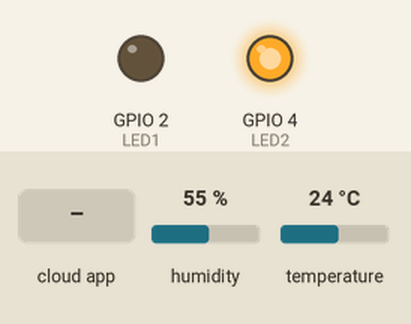
The sketch below on a simulated ESP32. Parts: output pins drawn as LEDs (lit = HIGH). Inputs (shaded band) come from the test bench; at power-on: humidity 55 %, temperature 24 °C. WiFi joins after 1.5 s; servers stay silent unless stated; the Firebase database answers and starts empty; what the sketch prints to the serial monitor is not drawn.

Above: at 2.7 s.
2.8 s: the phone or cloud app sets temp_objetivo_dis to 25
At 7.4 s:
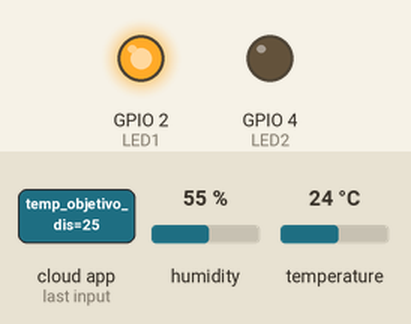
8.6 s: the phone or cloud app sets temp_objetivo_dis to 0
At 12.8 s:
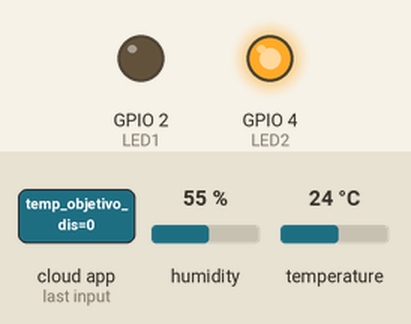
13.9 s: the phone or cloud app sets temp_objetivo_dis to 50
At 18.3 s:
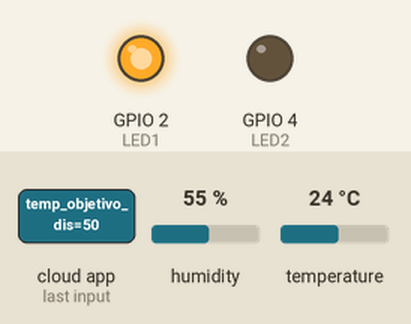
Timing chart, 0 to 19.8 s (numbered marks = the images above; inputs shaded):
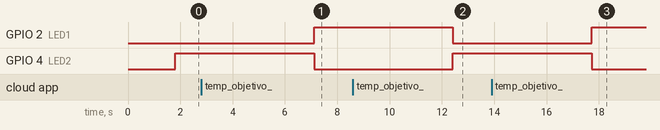

Measured:
- after the input at 2.8 s, GPIO 2 (LED1): LOW → HIGH after 4.3 s; GPIO 4 (LED2): HIGH → LOW after 4.3 s
- after the input at 8.6 s, GPIO 2 (LED1): HIGH → LOW after 3.8 s; GPIO 4 (LED2): LOW → HIGH after 3.8 s
- after the input at 13.9 s, GPIO 2 (LED1): LOW → HIGH after 3.8 s; GPIO 4 (LED2): HIGH → LOW after 3.8 s

The sketch:

proyecto.ino
```cpp
#include <DHT.h>
#include <WiFi.h>
#include <FirebaseESP32.h>

// 🔹 Configuración DHT
#define DHTTYPE DHT22
#define DHTPIN 27

#define LED1 2 // Esto es calor
#define LED2 4 // Esto es frío

int tiempoEspera = 5000; // Tiempo inicial en milisegundos
float temp_objetivo = 25.0; // Temperatura objetivo predeterminada

DHT dht(DHTPIN, DHTTYPE);

// 🔹 Credenciales WiFi
#define WIFI_SSID "UTT-Directores P"
#define WIFI_PASSWORD "D1r3ct0r3$%@"

// 🔹 Configuración de Firebase
#define FIREBASE_HOST "https://termostato-3ab33-default-rtdb.firebaseio.com"
#define FIREBASE_AUTH "Dij9DkY9pW49EHfBF6Qvbw3BHM6QO97e1MhZE39b"

// 🔹 Objetos Firebase
FirebaseData firebaseData;
FirebaseAuth auth;
FirebaseConfig config;

// Función para leer la temperatura y realizar ajustes con base en `temp_objetivo_dis`
void detectarTemperatura() {
    float temperature = dht.readTemperature();
    if (isnan(temperature)) {
        Serial.println("❌ ERROR EN EL SENSOR");
        return;
    }

    Serial.print("Temperatura actual: ");
    Serial.print(temperature);
    Serial.println("°C");

    // Enviar temperatura actual a Firebase
    if (Firebase.setFloat(firebaseData, "/esp32trycsrp133/temp_actual_dis", temperature)) {
        Serial.println("✅ Temperatura actual enviada: " + String(temperature));
    } else {
        Serial.println("❌ Error al subir temp_actual_dis: " + firebaseData.errorReason());
    }

    // Obtener la temperatura objetivo desde Firebase
    if (Firebase.getFloat(firebaseData, "/esp32trycsrp133/temp_objetivo_dis")) {
        temp_objetivo = firebaseData.floatData();
        Serial.print("Temperatura objetivo obtenida: ");
        Serial.println(temp_objetivo);
    } else {
        Serial.println("❌ Error al obtener temp_objetivo_dis: " + firebaseData.errorReason());
    }

    // Ajuste de temperatura basado en `temp_objetivo`
    if (temperature < temp_objetivo) { // Si temp actual menor a objetivo, subela
      digitalWrite(LED1, HIGH);  // Calor encendido
      digitalWrite(LED2, LOW);   // Frío apagado
      Serial.println("Calefacción encendida (LED1 ON)");
    } else { // Si temp actual manor a objetivo, bajala
      digitalWrite(LED1, LOW);   // Calor apagado
      digitalWrite(LED2, HIGH);  // Frío encendido
      Serial.println("Frio encendido (LED2 ON)");
    }

}

void setup() {
    Serial.begin(115200);
    dht.begin();

    pinMode(LED1, OUTPUT); // Esto es calor
    pinMode(LED2, OUTPUT); // Esto es frío

    // Conectar a WiFi
    WiFi.begin(WIFI_SSID, WIFI_PASSWORD);
    while (WiFi.status() != WL_CONNECTED) {
        delay(500);
        Serial.print(".");
    }
    Serial.println("\n✅ Conectado a WiFi");

    // Configurar Firebase
    config.database_url = FIREBASE_HOST;
    config.signer.tokens.legacy_token = FIREBASE_AUTH;

    Firebase.begin(&config, &auth);
    Firebase.reconnectWiFi(true);

    Serial.println("✅ Conectado a Firebase");
}

void loop() {
    detectarTemperatura(); // Detectar temperatura y realizar ajustes
    delay(tiempoEspera);   // Esperar el tiempo definido antes de la siguiente iteración
}
```
